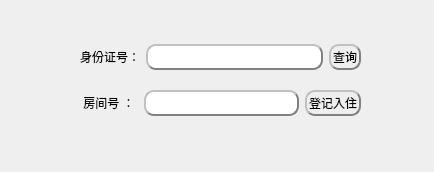
<?xml version="1.0" encoding="UTF-8"?>
<ui version="4.0">
 <class>registart</class>
 <widget class="QDialog" name="registart">
  <property name="geometry">
   <rect>
    <x>0</x>
    <y>0</y>
    <width>434</width>
    <height>172</height>
   </rect>
  </property>
  <property name="windowTitle">
   <string>Dialog</string>
  </property>
  <property name="styleSheet">
   <string notr="true">QPushButton{border-width:2px;
border-color:gray;
border-radius:10px;
padding:2px;
border-style:outset;
}
QPushButton:pressed{
background-color: rgb(91, 85, 255);
}

QLineEdit{
border-style:outset;
border-width:2px;
border-radius:10px;
border-color:gray;
padding:3px;
}</string>
  </property>
  <widget class="QWidget" name="layoutWidget">
   <property name="geometry">
    <rect>
     <x>80</x>
     <y>30</y>
     <width>281</width>
     <height>101</height>
    </rect>
   </property>
   <layout class="QGridLayout" name="gridLayout">
    <item row="0" column="0">
     <layout class="QHBoxLayout" name="horizontalLayout_2">
      <item>
       <widget class="QLabel" name="cardIdLabel">
        <property name="text">
         <string>身份证号：</string>
        </property>
       </widget>
      </item>
      <item>
       <widget class="QLineEdit" name="cardIdEdit"/>
      </item>
      <item>
       <widget class="QPushButton" name="querryBtn">
        <property name="text">
         <string>查询</string>
        </property>
       </widget>
      </item>
     </layout>
    </item>
    <item row="2" column="0">
     <layout class="QHBoxLayout" name="horizontalLayout">
      <item>
       <widget class="QLabel" name="roomIdLabel">
        <property name="text">
         <string> 房间号 ： </string>
        </property>
       </widget>
      </item>
      <item>
       <widget class="QLineEdit" name="roomIdEdit"/>
      </item>
      <item>
       <widget class="QPushButton" name="reserInBtn">
        <property name="text">
         <string>登记入住</string>
        </property>
       </widget>
      </item>
     </layout>
    </item>
   </layout>
  </widget>
 </widget>
 <resources/>
 <connections/>
</ui>
